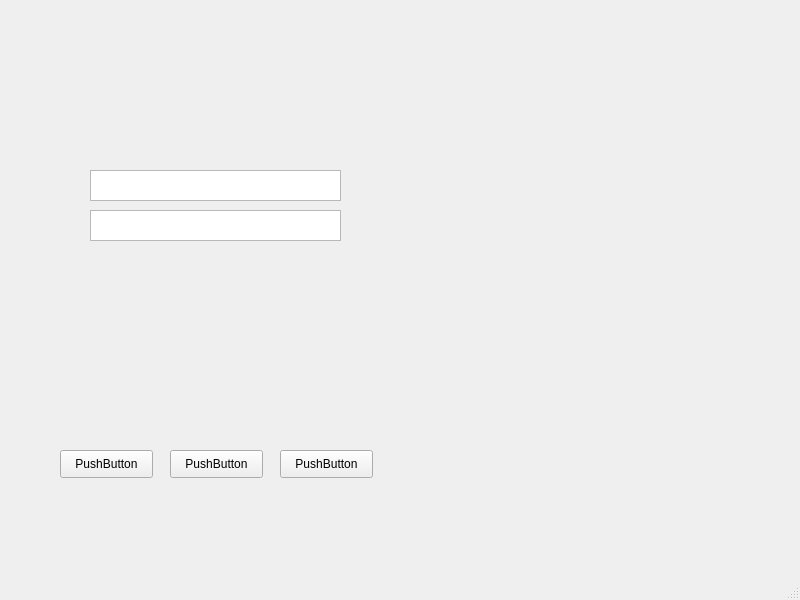
<?xml version="1.0" encoding="UTF-8"?>
<ui version="4.0">
 <class>MainWindow</class>
 <widget class="QMainWindow" name="MainWindow">
  <property name="geometry">
   <rect>
    <x>0</x>
    <y>0</y>
    <width>800</width>
    <height>600</height>
   </rect>
  </property>
  <property name="windowTitle">
   <string>MainWindow</string>
  </property>
  <widget class="QWidget" name="centralwidget">
   <widget class="QPushButton" name="pushButton">
    <property name="geometry">
     <rect>
      <x>60</x>
      <y>450</y>
      <width>93</width>
      <height>28</height>
     </rect>
    </property>
    <property name="text">
     <string>PushButton</string>
    </property>
   </widget>
   <widget class="QPushButton" name="pushButton_2">
    <property name="geometry">
     <rect>
      <x>170</x>
      <y>450</y>
      <width>93</width>
      <height>28</height>
     </rect>
    </property>
    <property name="text">
     <string>PushButton</string>
    </property>
   </widget>
   <widget class="QPushButton" name="pushButton_3">
    <property name="geometry">
     <rect>
      <x>280</x>
      <y>450</y>
      <width>93</width>
      <height>28</height>
     </rect>
    </property>
    <property name="text">
     <string>PushButton</string>
    </property>
   </widget>
   <widget class="QTextEdit" name="textEdit">
    <property name="geometry">
     <rect>
      <x>90</x>
      <y>170</y>
      <width>251</width>
      <height>31</height>
     </rect>
    </property>
   </widget>
   <widget class="QTextEdit" name="textEdit_2">
    <property name="geometry">
     <rect>
      <x>90</x>
      <y>210</y>
      <width>251</width>
      <height>31</height>
     </rect>
    </property>
   </widget>
  </widget>
  <widget class="QMenuBar" name="menubar">
   <property name="geometry">
    <rect>
     <x>0</x>
     <y>0</y>
     <width>800</width>
     <height>26</height>
    </rect>
   </property>
  </widget>
  <widget class="QStatusBar" name="statusbar"/>
 </widget>
 <resources/>
 <connections/>
</ui>
